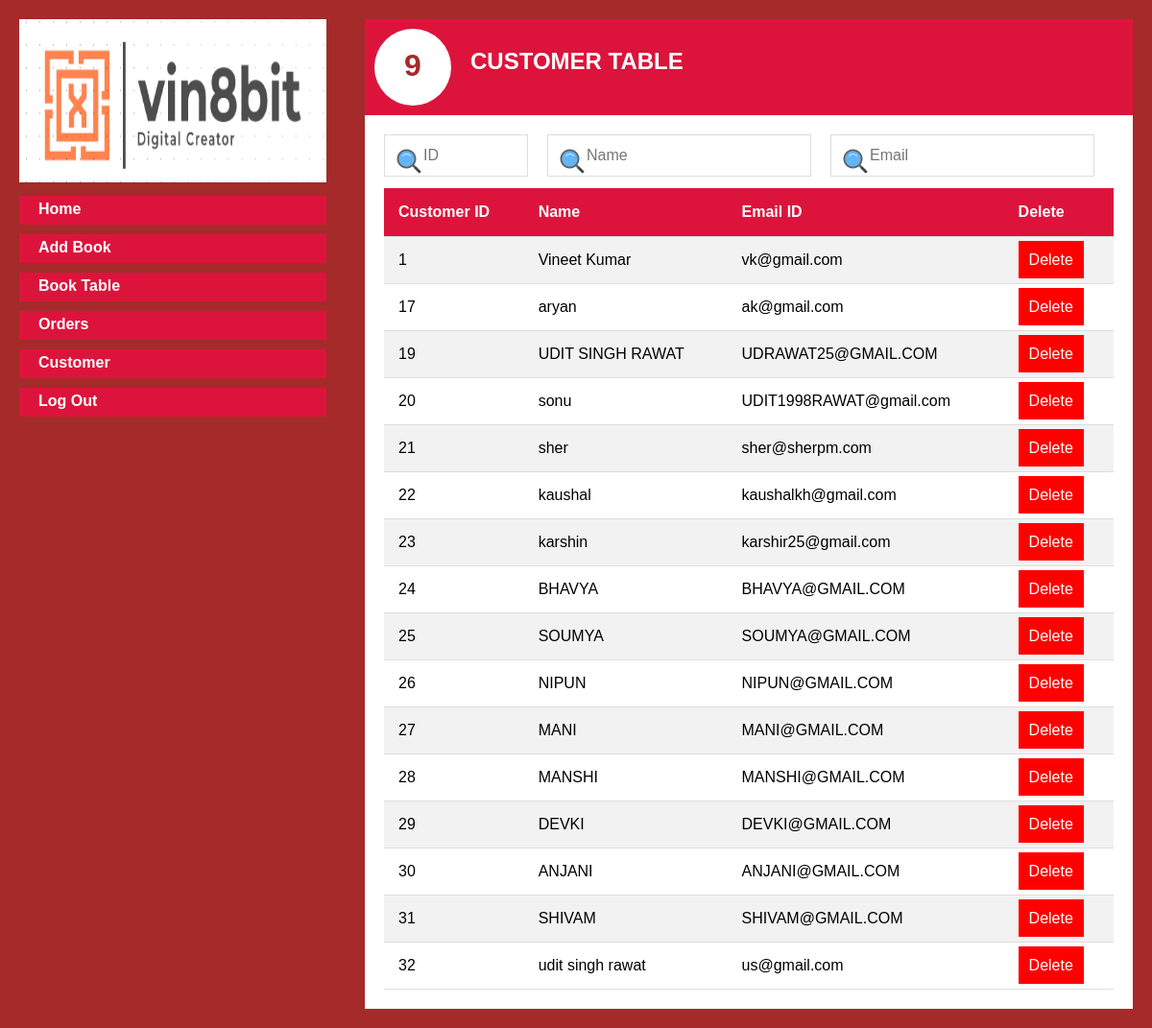
/customertable.php (signed in), run on the app's committed database.
### tables this page shows
CREATE TABLE `customer` (
  `customer_id` int(8) NOT NULL,
  `name` varchar(30) NOT NULL,
  `email` varchar(40) NOT NULL,
  `password` varchar(30) NOT NULL
);

### customertable.php (the view, shortened to what this page needs)
<?php
include_once('config.php');
?>
<!DOCTYPE html>
<html lang="en">
<head>
    <link rel="stylesheet" href="./css/adminindex.css">
    <link rel="stylesheet" href="./css/orderstable.css">
</head>
<body>
    <div class="container">
        <div class="side-menus">
            <img src="./icons/logo.png" alt="">
            <ul class="menus">
                <a href="adminhome.php"><li>Home</li></a>
                <a href="adminindex.php"><li>Add Book</li></a>
                <a href="booktable.php"><li>Book Table</li></a>
                <a href="orderstable.php"><li>Orders</li></a>
                <a href="customertable.php"><li>Customer</li></a>
                <a href="adminlogout.php"><li>Log Out</li></a>
            </ul>
        </div>
        <div class="main">
            <div class="title">
                <h1>9</h1>
                <h2>Customer Table</h2>
            </div>
            <div class="main-content">
            <div class="search-box">
            <input type="text" id="myInput" onkeyup="myFunction()" placeholder="ID">
            <input type="text" id="myInput2" onkeyup="myFunction2()" placeholder="Name">
            <input type="text" id="myInput3" onkeyup="myFunction3()" placeholder="Email">
            </div>
        <table id="myTable">
        <tr>
            <th>Customer ID</th>
            <th>Name</th>
            <th>Email ID</th>
            <th>Delete</th>
        </tr>
        <?php
       $stmt = $con->query("SELECT * FROM customer ");
       while ($res = $stmt->fetch()) {
            echo "<tr>";
            echo "<td >".$res['customer_id']."</td>";
            echo "<td >".$res['name']."</td>";
            echo "<td >".$res['email']."</td>";
            echo "<td > <a href=\"deletecustomer.php?id=$res[customer_id]\" onClick=\"return confirm('Are you sure you want to delete?')\"><div class='delete'>Delete</div></a></td>";
			echo "</tr>";
        }
        ?>
    </table>
            </div>
        </div>
    </div>
</body>
</html>

### css/adminindex.css (style rules this page uses)
* { margin: 0; padding: 0; box-sizing: border-box; font-family: Arial, Helvetica, sans-serif; }
body { width: 100%; }
.container { width: 100%; display: flex; background-color: brown; }
.container .side-menus { width: 30%; height: 700px; padding: 20px; background-color: brown; }
.container .side-menus img { width: 100%; height: 170px; }
.container .main { width: 70%; padding: 20px; }
.container .main .title { display: flex; width: 100%; height: 100px;; padding: 10px 0px 0px 10px; background-color: crimson; }
.container .main .title h1 { padding: 20px; width: 80px; height: 80px; color: brown; background-color: white; border-radius: 50%; text-align: center; }
.container .main .title h2 { text-transform: uppercase; margin: 20px 20px 0 20px; color: white; }
.container .main .main-content { width: 100%; padding: 20px; background-color: white; }
.container .side-menus ul { text-decoration: none; }
.container .side-menus a { text-decoration: none; }
.container .side-menus .menus li { width: 100%; display: block; padding-left: 20px; padding-top: 5px; margin-top: 10px; height: 30px; color: white; font-weight: bold; background-color: crimson; }
.container .main .main-content #details-form label, input { display: block; font-size: 20px; color: green; }

### css/orderstable.css (style rules this page uses)
.main-content .search-box { display: flex; box-sizing: border-box; }
#myInput, #myInput2 , #myInput3 { background-image: url('../icons/search.png'); box-sizing: border-box; background-position: 10px 12px; background-repeat: no-repeat; width: 300px; font-size: 16px; padding: 12px 20px 12px 40px; color: gray; border: 1px solid #ddd; margin-bottom: 12px; margin-right: 20px; }
#myInput { width: 150px; }
table { width: 100%; border-collapse: collapse; }
th, td { padding: 15px; text-align: left; border-bottom: 1px solid #ddd; }
th { height: 50px; text-align: left; background-color: crimson; color: white; }
td { vertical-align: bottom; }
tr:nth-child(even) { background-color: #f2f2f2; }
table a { text-decoration: none; }
table .delete { display: inline; text-align: center; padding: 10px; color: white; border: 1px solid red; background-color: red; }

### data on the page
customer: customer "1", name "Vineet Kumar", email "vk@gmail.com"
customer: customer "17", name "aryan", email "ak@gmail.com"
customer: customer "19", name "UDIT SINGH RAWAT", email "UDRAWAT25@GMAIL.COM"
customer: customer "20", name "sonu", email "UDIT1998RAWAT@gmail.com"
customer: customer "21", name "sher", email "sher@sherpm.com"
customer: customer "22", name "kaushal", email "kaushalkh@gmail.com"
customer: customer "23", name "karshin", email "karshir25@gmail.com"
customer: customer "24", name "BHAVYA", email "BHAVYA@GMAIL.COM"
customer: customer "25", name "SOUMYA", email "SOUMYA@GMAIL.COM"
customer: customer "26", name "NIPUN", email "NIPUN@GMAIL.COM"
customer: customer "27", name "MANI", email "MANI@GMAIL.COM"
customer: customer "28", name "MANSHI", email "MANSHI@GMAIL.COM"
customer: customer "29", name "DEVKI", email "DEVKI@GMAIL.COM"
customer: customer "30", name "ANJANI", email "ANJANI@GMAIL.COM"
customer: customer "31", name "SHIVAM", email "SHIVAM@GMAIL.COM"
customer: customer "32", name "udit singh rawat", email "us@gmail.com"
